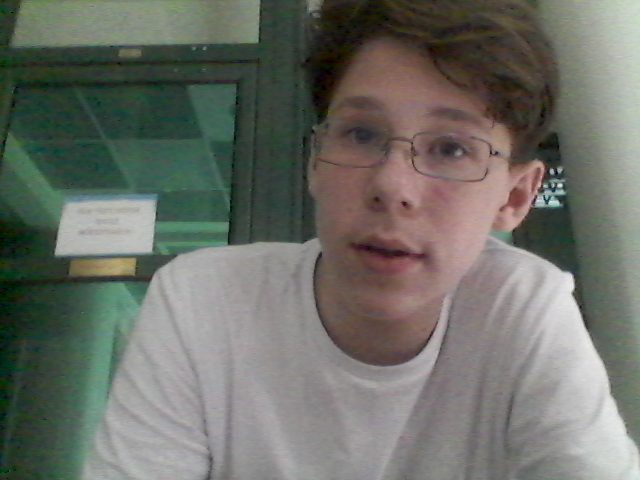
#> input picture cam.png, 640 x 480 px, given in place of the camera
$ python color.py
#> lines starting #> are read from the running program, lines starting #| are printed output that depends on the picture; after the words box and inside, x2 and y2 are one past the last pixel; in counts of white or black regions, pixels touching at a corner belong together
import cv2
import numpy as np
import cv2.aruco
import serial
from time import sleep


camera = cv2.VideoCapture("/dev/video2")
arucoDict = cv2.aruco.getPredefinedDictionary(cv2.aruco.DICT_4X4_250)
arucoParam = cv2.aruco.DetectorParameters()
arucoDetect = cv2.aruco.ArucoDetector(arucoDict,arucoParam)

min_rgb_color = 0
max_rgb_color = 255

points = [[0,0]]
x2,y2 = 0,0
x1,y1 = 0,0

y3 = 0
x3 = 0
y4 = 0
x4 = 0
x5 = 0

cornes_y = 480
cornes_x = 0
robotID = 8

kp = 0.7
kd = 1.1
k = 0.8
result = 0
motor = 0
hit = 1

flag = False


def nope():
    pass

cv2.namedWindow("Trackbars")
cv2.createTrackbar("H_min","Trackbars",75,max_rgb_color,nope)
cv2.createTrackbar("H_max","Trackbars",216,max_rgb_color,nope)
cv2.createTrackbar("S_min","Trackbars",138,max_rgb_color,nope)
cv2.createTrackbar("S_max","Trackbars",255,max_rgb_color,nope)
cv2.createTrackbar("V_min","Trackbars",0,max_rgb_color,nope)
cv2.createTrackbar("V_max","Trackbars",23,max_rgb_color,nope)

#bluetoch
class mySerial:
    """Class for exchanging information aaaaaaabetween RaspBerry and Arduino"""

    def __init__(self, port ='/dev/ttyACM0'):
        """Initialize serial variables"""
        self.ser = serial.Serial(port, 9600)

    def send(self, message):
        """Function for sending data to Arduino"""
        self.ser.write(message.encode("utf-8")) #reit meseng

    def send_speeds(self, speeds, angle):
        speeds = [round(s + 255) for s in speeds]
        message = speeds + [angle]
        message = [str(m).zfill(3) for m in message]
        message = " ".join(message)

        self.send(message)

    def read(self):
        """Function for reading data from Arduino
        :return: data string from Arduino"""
        if self.ser.in_waiting > 0:
            line = self.ser.readline()
            line = line.decode('utf-8')
            return line


if __name__ == "__main__":

    arduino_ser = mySerial()


while True:

    arduino_ser.send (str(int(f'{result}{hit}')) + '\n')

    r_min = cv2.getTrackbarPos("H_min","Trackbars")
    r_max = cv2.getTrackbarPos("H_max", "Trackbars")
    g_min = cv2.getTrackbarPos("S_min", "Trackbars")
    g_max = cv2.getTrackbarPos("S_max", "Trackbars")
    b_min = cv2.getTrackbarPos("V_min", "Trackbars")
    b_max = cv2.getTrackbarPos("V_max", "Trackbars")

    _,img = camera.read(0)
#> img is the input picture: shape (480, 640, 3); mean B, G, R 103.3, 110.9, 108.7
    #img = cv2.rotate(img, cv2.ROTATE_90_CLOCKWISE)

    hsv = cv2.inRange(cv2.cvtColor(img,cv2.COLOR_BGR2HSV), np.array([b_min,g_min,r_min]), np.array([b_max,g_max,r_max]))
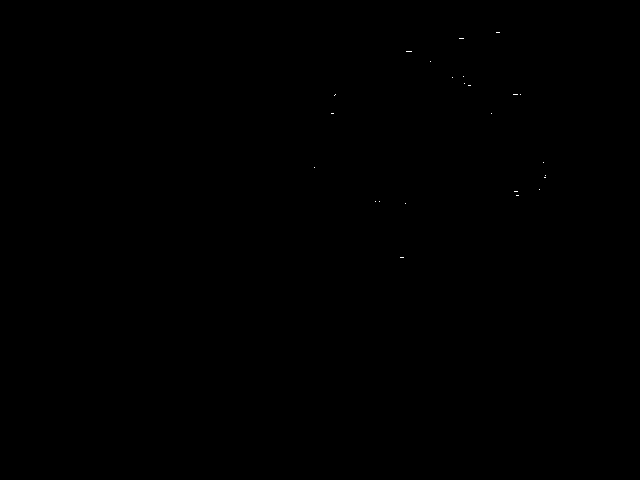
#> hsv: shape (480, 640); 0.02% white in thin lines or dots, all inside (x1, y1, x2, y2) = (314, 32, 546, 258)
    mom = cv2.moments(hsv, 255)
#> mom = moments, m00 54, centre m10/m00, m01/m00 = (455.9, 118.7)
    try:
        markerCornes, markerID, markerNo = arucoDetect.detectMarkers(cv2.cvtColor(img,cv2.COLOR_BGR2GRAY))
#> markerCornes = (); markerID = None; markerNo = 6 items
        if markerID is not None:
            if markerID == robotID:
                ID = str(markerID)
                cornes = markerCornes[0][0]
                cornes_x = int((cornes[0][0]+cornes[1][0]+cornes[2][0]+cornes[3][0]) / 4)
                cornes_y = int((cornes[0][1]+cornes[1][1]+cornes[2][1]+cornes[3][1]) / 4)
                #print(cornes_y)
                #print(cornes_x)
                #print(str(markerID))
                cv2.putText(img, ID,(90,70),cv2.FONT_HERSHEY_SIMPLEX, 1, (0,255,255), 2)
                cv2.circle(img, (int(cornes[0][0]),int(cornes[0][1])), 5, (250,3,5), -1)
                cv2.circle(img, (int(cornes[1][0]),int(cornes[1][1])), 5, (250,3,5), -1)
                cv2.circle(img, (int(cornes[2][0]),int(cornes[2][1])), 5, (250,3,5), -1)
                cv2.circle(img, (int(cornes[3][0]),int(cornes[3][1])), 5, (250,3,5), -1)
                cv2.circle(img, (int(cornes_x),int(cornes_y)), 5, (250,3,5), -1)


        x_m = mom['m10']
#> x_m = 24621
        y_m = mom['m01']
#> y_m = 6410
        area = mom['m00']
#> area = 54
        x = int(x_m / area)
#> x = 455
        y = int(y_m / area)
#> y = 118

        if len(points) <=50:
            points.append([x, y])
            if len(points) > 1:
                for i in range(1,len(points)):
                    cv2.line(img,(points[i-1][0],points[i-1][1]),(points[i][0],points[i][1]),(0,0,0),3)
#> this loop made 1 pass
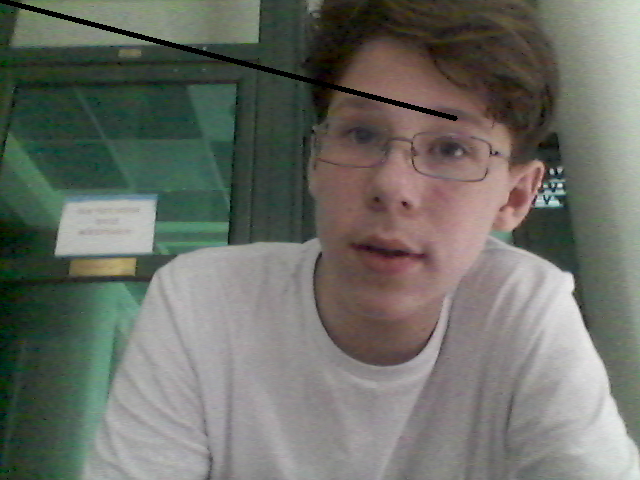
#> img: shape (480, 640, 3); 0.76% of pixels changed, all inside (x1, y1, x2, y2) = (0, 0, 458, 121)
                if len(points) == 11:
                    x1 = points[10][0]
                    y1 = points[10][1]
                    #y = k*x + b ; k = (y2-y1)/(x2-x1) ; b = y1 - k*x1
                    delta_y = points[10][1]-points[0][1]
                    delta_x = points[10][0]-points[0][0]
                    k = delta_y/delta_x
                    b = -k*points[0][0]+points[0][1]
                    if points[10][0] > points[0][0]:
                        x2 = 640
                    else:
                        x2 = 0
                    y2 = int(k * x2 + b)
                    a = y2 - y1
                    y3 = y2 + a
                    x3 = x1
                    delta_y2 = y3-y2
                    delta_x2 = x3-x2
                    k2 = delta_y2/delta_x2
                    b2 = -k2 * x2 + y2
                    x4 = int((y3 - b2) / k2)
                    x5 = int((cornes_y-b)/k)

                    error = cornes_x - x3

                    p = error * kp
                    d = error * kd
                    result = int (p + d)

                    if error <= 22 and error >= -22:
                       error = 0

                    if error <=0 and motor // 10 > error and motor > -255:
                        motor -= 255
                    elif 0 <=error and motor // 10 < error and motor < 255:
                        motor += 255
                    flag = True

                    hit = 0
                    errorY = y3 - cornes_y
                    if y3 - cornes_y <= 750:
                        hit = 1

                    print(errorY)
                    print(hit)

                    #(error)
                cv2.line(img, (x1, y1), (x2, y2), (250, 0, 0), 5)
#> img: shape (480, 640, 3); under 0.01% of pixels changed, all inside (x1, y1, x2, y2) = (0, 0, 4, 4)
                cv2.line(img,(x2,y2), (x4, cornes_y), (250, 250, 0), 5)
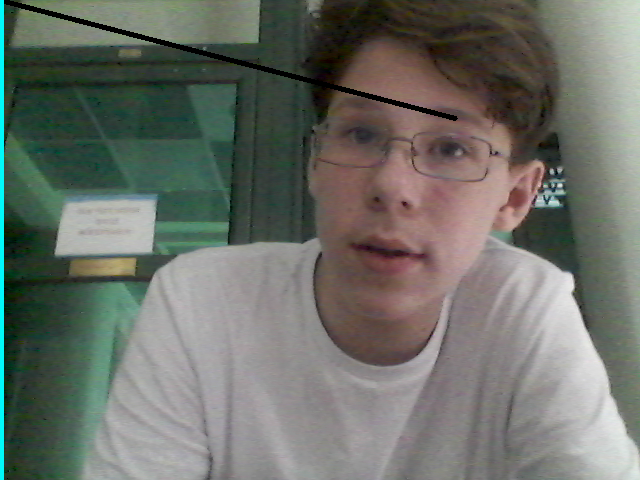
#> img: shape (480, 640, 3); mean B, G, R 104.1, 111.5, 107.9
                # cv2.putText(img, error,(90,70),cv2.FONT_HERSHEY_SIMPLEX, 1, (0,255,255), 2)

        else:
            points.clear()
            x1,x2,y1,y2,y3,x4,x5,cornes_x,cornes_y,error,p,d,result,hit   = 0,0,0,0,0,0,0,0,0,0,0,0,0,0,0

    except:points.clear()

    if len(points) > 10:
        points.pop(0)
    cv2.imshow("IMG", img)
    cv2.imshow("IMG2", hsv)

    if cv2.waitKey(1) & 0xFF == ord("q"):
#> (key q is pressed here)
        result = 0
        break
